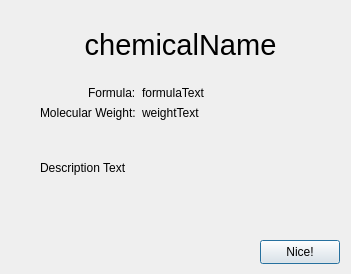
<?xml version="1.0" encoding="UTF-8"?>
<ui version="4.0">
 <class>CompoundDialog</class>
 <widget class="QDialog" name="CompoundDialog">
  <property name="geometry">
   <rect>
    <x>0</x>
    <y>0</y>
    <width>351</width>
    <height>274</height>
   </rect>
  </property>
  <property name="windowTitle">
   <string>About Compound</string>
  </property>
  <property name="windowIcon">
   <iconset resource="compounds.qrc">
    <normaloff>:/ChemIcon.ico</normaloff>:/ChemIcon.ico</iconset>
  </property>
  <widget class="QPushButton" name="exitButton">
   <property name="geometry">
    <rect>
     <x>260</x>
     <y>240</y>
     <width>80</width>
     <height>24</height>
    </rect>
   </property>
   <property name="text">
    <string>Nice!</string>
   </property>
  </widget>
  <widget class="QWidget" name="verticalLayoutWidget">
   <property name="geometry">
    <rect>
     <x>40</x>
     <y>10</y>
     <width>281</width>
     <height>221</height>
    </rect>
   </property>
   <layout class="QVBoxLayout" name="verticalLayout">
    <item>
     <widget class="QLabel" name="commonName">
      <property name="font">
       <font>
        <pointsize>22</pointsize>
       </font>
      </property>
      <property name="text">
       <string>chemicalName</string>
      </property>
      <property name="alignment">
       <set>Qt::AlignCenter</set>
      </property>
     </widget>
    </item>
    <item>
     <layout class="QFormLayout" name="formLayout">
      <property name="labelAlignment">
       <set>Qt::AlignRight|Qt::AlignTrailing|Qt::AlignVCenter</set>
      </property>
      <item row="0" column="0">
       <widget class="QLabel" name="label_2">
        <property name="text">
         <string>Formula:</string>
        </property>
       </widget>
      </item>
      <item row="0" column="1">
       <widget class="QLabel" name="formulaText">
        <property name="text">
         <string>formulaText</string>
        </property>
       </widget>
      </item>
      <item row="1" column="0">
       <widget class="QLabel" name="label_8">
        <property name="text">
         <string>Molecular Weight:</string>
        </property>
       </widget>
      </item>
      <item row="1" column="1">
       <widget class="QLabel" name="molWeightText">
        <property name="text">
         <string>weightText</string>
        </property>
       </widget>
      </item>
     </layout>
    </item>
    <item>
     <widget class="QLabel" name="descriptionText">
      <property name="text">
       <string>Description Text</string>
      </property>
      <property name="alignment">
       <set>Qt::AlignLeading|Qt::AlignLeft|Qt::AlignTop</set>
      </property>
      <property name="wordWrap">
       <bool>true</bool>
      </property>
     </widget>
    </item>
   </layout>
  </widget>
 </widget>
 <resources>
  <include location="compounds.qrc"/>
 </resources>
 <connections/>
</ui>
